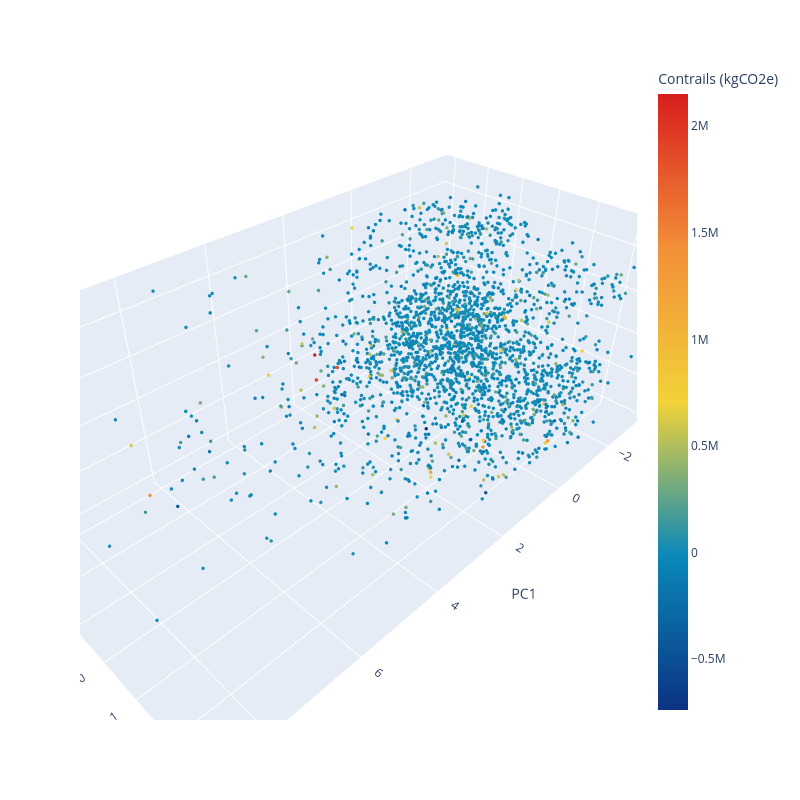
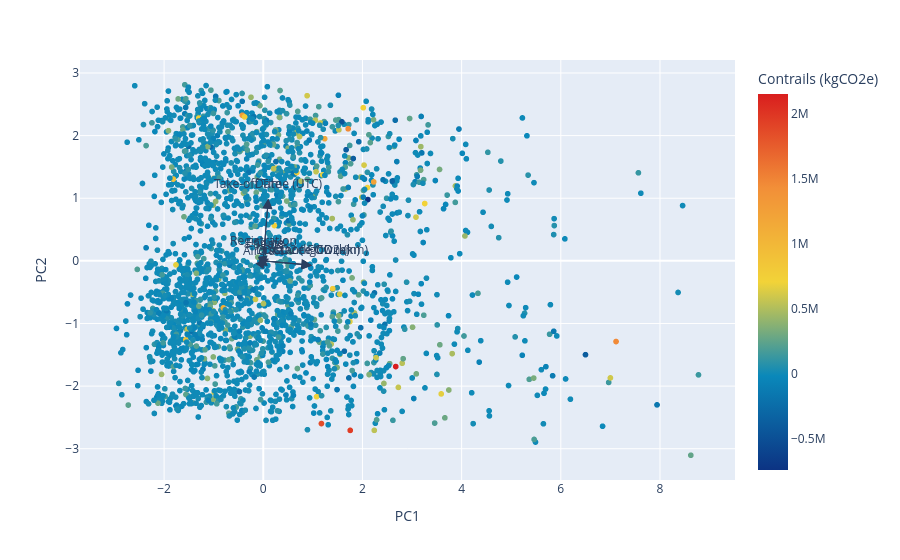

Notebook source saved alongside these figures, in order:
### Markdown cell above
PCA will highlight linear relations between features.

### Code cell
data_pre_pca = data.drop(columns=["Contrails (kgCO2e)"])
n_components = len(data_pre_pca.columns)
pca = PCA(n_components=n_components)

x_norm = ((data_pre_pca - data_pre_pca.mean()) / data_pre_pca.std()).values

data_pca = pca.fit_transform(x_norm)
data["PC1"] = data_pca[:, 0]
data["PC2"] = data_pca[:, 1]
data["PC3"] = data_pca[:, 2]

# 3D PCA plot

fig0 = px.scatter_3d(
    data,
    x="PC1",
    y="PC2",
    z="PC3",
    height=800,
    width=800,
    color="Contrails (kgCO2e)",
    color_continuous_scale=px.colors.diverging.Portland,
).update_traces(marker=dict(size=2))


fig0.show()

# 2D PCA plot
fig1 = px.scatter(
    data,
    x="PC1",
    y="PC2",
    color="Contrails (kgCO2e)",
    color_continuous_scale=px.colors.diverging.Portland,
)

loadings = pca.components_.T * np.sqrt(pca.explained_variance_)

for i, feature in enumerate(data_pre_pca.columns[:-3]):

    fig1.add_annotation(
        ax=0,
        ay=0,
        axref="x",
        ayref="y",
        x=loadings[i, 0],
        y=loadings[i, 1],
        showarrow=True,
        arrowsize=2,
        arrowhead=2,
        xanchor="right",
        yanchor="top",
    )

    fig1.add_annotation(
        x=loadings[i, 0],
        y=loadings[i, 1],
        ax=0,
        ay=0,
        xanchor="center",
        yanchor="bottom",
        text=feature,
        yshift=5,
    )


fig1.show()

### Figure 1 — Plotly figure (JSON) as saved in the notebook; plotly's stock layout.template omitted (floating-point values rounded to 4 significant figures; data arrays with more than 128 entries replaced by an {"elided": "..."} marker saying what was removed)
{"data": [{"hovertemplate": "PC1=%{x}<br>PC2=%{y}<br>PC3=%{z}<br>Contrails (kgCO2e)=%{marker.color}<extra></extra>", "legendgroup": "", "marker": {"color": {"elided": "2407 float values"}, "coloraxis": "coloraxis", "size": 2, "symbol": "circle"}, "mode": "markers", "name": "", "scene": "scene", "showlegend": false, "type": "scatter3d", "x": {"elided": "2407 float values"}, "y": {"elided": "2407 float values"}, "z": {"elided": "2407 float values"}}], "layout": {"coloraxis": {"colorbar": {"title": {"text": "Contrails (kgCO2e)"}}, "colorscale": [[0, "rgb(12,51,131)"], [0.25, "rgb(10,136,186)"], [0.5, "rgb(242,211,56)"], [0.75, "rgb(242,143,56)"], [1, "rgb(217,30,30)"]]}, "height": 800, "legend": {"tracegroupgap": 0}, "margin": {"t": 60}, "scene": {"domain": {"x": [0, 1], "y": [0, 1]}, "xaxis": {"title": {"text": "PC1"}}, "yaxis": {"title": {"text": "PC2"}}, "zaxis": {"title": {"text": "PC3"}}}, "width": 800}}

### Figure 2 — Plotly figure (JSON) as saved in the notebook; plotly's stock layout.template omitted (floating-point values rounded to 4 significant figures; data arrays with more than 128 entries replaced by an {"elided": "..."} marker saying what was removed)
{"data": [{"hovertemplate": "PC1=%{x}<br>PC2=%{y}<br>Contrails (kgCO2e)=%{marker.color}<extra></extra>", "legendgroup": "", "marker": {"color": {"elided": "2407 float values"}, "coloraxis": "coloraxis", "symbol": "circle"}, "mode": "markers", "name": "", "showlegend": false, "type": "scattergl", "x": {"elided": "2407 float values"}, "xaxis": "x", "y": {"elided": "2407 float values"}, "yaxis": "y"}], "layout": {"annotations": [{"arrowhead": 2, "arrowsize": 2, "ax": 0, "axref": "x", "ay": 0, "ayref": "y", "showarrow": true, "x": 0.9675, "xanchor": "right", "y": -0.0652, "yanchor": "top"}, {"ax": 0, "ay": 0, "text": "CO2 (kgCO2e)", "x": 0.9675, "xanchor": "center", "y": -0.0652, "yanchor": "bottom", "yshift": 5}, {"arrowhead": 2, "arrowsize": 2, "ax": 0, "axref": "x", "ay": 0, "ayref": "y", "showarrow": true, "x": 0.1011, "xanchor": "right", "y": 0.9911, "yanchor": "top"}, {"ax": 0, "ay": 0, "text": "Date", "x": 0.1011, "xanchor": "center", "y": 0.9911, "yanchor": "bottom", "yshift": 5}, {"arrowhead": 2, "arrowsize": 2, "ax": 0, "axref": "x", "ay": 0, "ayref": "y", "showarrow": true, "x": 0.9855, "xanchor": "right", "y": -0.07338, "yanchor": "top"}, {"ax": 0, "ay": 0, "text": "Distance Flown (km)", "x": 0.9855, "xanchor": "center", "y": -0.07338, "yanchor": "bottom", "yshift": 5}, {"arrowhead": 2, "arrowsize": 2, "ax": 0, "axref": "x", "ay": 0, "ayref": "y", "showarrow": true, "x": 0.9807, "xanchor": "right", "y": -0.07333, "yanchor": "top"}, {"ax": 0, "ay": 0, "text": "Distance OD (km)", "x": 0.9807, "xanchor": "center", "y": -0.07333, "yanchor": "bottom", "yshift": 5}, {"arrowhead": 2, "arrowsize": 2, "ax": 0, "axref": "x", "ay": 0, "ayref": "y", "showarrow": true, "x": 0.1195, "xanchor": "right", "y": 0.03523, "yanchor": "top"}, {"ax": 0, "ay": 0, "text": "Seats", "x": 0.1195, "xanchor": "center", "y": 0.03523, "yanchor": "bottom", "yshift": 5}, {"arrowhead": 2, "arrowsize": 2, "ax": 0, "axref": "x", "ay": 0, "ayref": "y", "showarrow": true, "x": 0.1009, "xanchor": "right", "y": 0.9911, "yanchor": "top"}, {"ax": 0, "ay": 0, "text": "Take-off Time (UTC)", "x": 0.1009, "xanchor": "center", "y": 0.9911, "yanchor": "bottom", "yshift": 5}, {"arrowhead": 2, "arrowsize": 2, "ax": 0, "axref": "x", "ay": 0, "ayref": "y", "showarrow": true, "x": 0.01218, "xanchor": "right", "y": -0.08272, "yanchor": "top"}, {"ax": 0, "ay": 0, "text": "Aircraft", "x": 0.01218, "xanchor": "center", "y": -0.08272, "yanchor": "bottom", "yshift": 5}, {"arrowhead": 2, "arrowsize": 2, "ax": 0, "axref": "x", "ay": 0, "ayref": "y", "showarrow": true, "x": 0.03746, "xanchor": "right", "y": 0.04253, "yanchor": "top"}, {"ax": 0, "ay": 0, "text": "Engine", "x": 0.03746, "xanchor": "center", "y": 0.04253, "yanchor": "bottom", "yshift": 5}, {"arrowhead": 2, "arrowsize": 2, "ax": 0, "axref": "x", "ay": 0, "ayref": "y", "showarrow": true, "x": 0.009899, "xanchor": "right", "y": 0.08299, "yanchor": "top"}, {"ax": 0, "ay": 0, "text": "Registration", "x": 0.009899, "xanchor": "center", "y": 0.08299, "yanchor": "bottom", "yshift": 5}], "coloraxis": {"colorbar": {"title": {"text": "Contrails (kgCO2e)"}}, "colorscale": [[0, "rgb(12,51,131)"], [0.25, "rgb(10,136,186)"], [0.5, "rgb(242,211,56)"], [0.75, "rgb(242,143,56)"], [1, "rgb(217,30,30)"]]}, "legend": {"tracegroupgap": 0}, "margin": {"t": 60}, "xaxis": {"anchor": "y", "domain": [0, 1], "title": {"text": "PC1"}}, "yaxis": {"anchor": "x", "domain": [0, 1], "title": {"text": "PC2"}}}}
